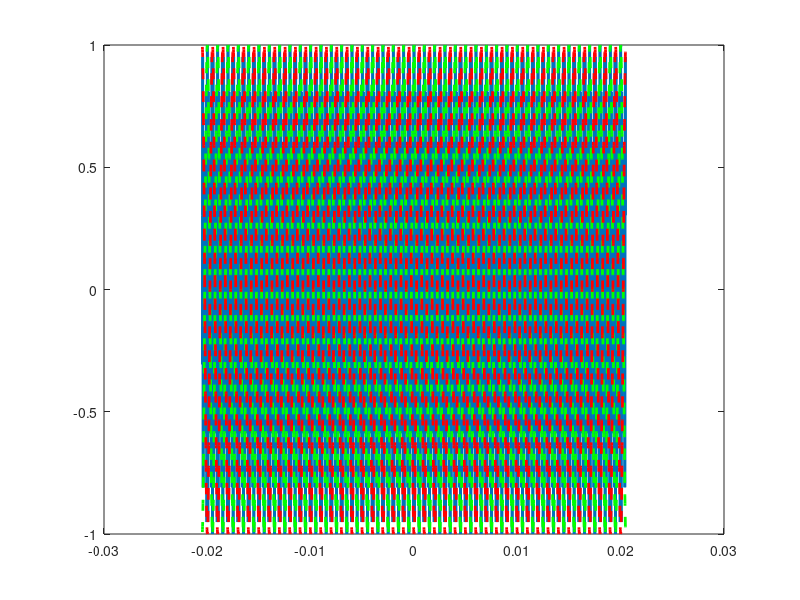

Recreate this plot in MATLAB. (Note: this script raises an error after producing the figure.)
clear
hold off
format long e
N = 4096; %No. of FFT samples
sampling_rate = 100.0e3; %unit Hz
tstep = 1/sampling_rate;
tmax = N*tstep/2;

tmin = -tmax;
tt = tmin:tstep:tmax-tstep;
fmax = sampling_rate/2; 
fmin = -fmax;
fstep = (fmax-fmin)/N;
freq = fmin:fstep:fmax-fstep;

% message signal m(t)
fm = 1e3;
Am = 1;
mt = Am * cos(2*pi*fm*tt);
% carrier signal c(t)
fc = 10e3;
Ac = 1;
ct =  Ac * cos(2*pi*fc*tt);
% dsb-sc signal s(t)
st = mt.*ct;

%% Plot DSB-SC Signal in Time Domain
dsbsc_time = figure(1);
time_dom = plot(tt, st, 'LineWidth', 2);
hold on
pos_env = plot(tt,mt,'Color','g','LineStyle','--','LineWidth',2);
neg_env = plot(tt,-mt,'Color','r','LineStyle','--','LineWidth',2);
hold off

% plots phase reversals based on message signal
% function defined at bottom of script
phase_Reversal(tt, tstep, mt, 10/fc, -10/fc);

time_dom_ax = gca;
set(time_dom_ax,'Fontsize',16);
xlabel('Time (s)','FontWeight','bold','Fontsize',16);
ylabel('DSB-SC Signal s(t) (V)','FontWeight','bold','Fontsize',16);
title('DSB-SC Modulated Wave: Time domain');
axis([-10/fc 10/fc min(st) max(st)]);
legend('DSB-SC Signal', 'Positive Envelope', 'Negative Envelope', 'Phase Reversal');
dsbsc_time.WindowState = 'maximized';
export_dest = "../Report/Figures/dsbsc_time.png";
exportgraphics(dsbsc_time, export_dest);

%% Plot DSB-SC in Frequency Domain (Magnitude Spectrum)
Sf = fftshift(fft(fftshift(st)))/(2*fmax);
dsbsc_freq = figure(2);
freq_dom = plot(freq,abs(Sf),'LineWidth',2);
freq_dom_ax = gca;
set(freq_dom_ax,'Fontsize',16);
xlabel('Frequency (Hz)','FontWeight','bold','Fontsize',16);
ylabel('|S(f)|','FontWeight','bold','Fontsize',16);
title('Spectrum of the DSB-SC wave S(f)');
axis ([-30e3 30e3 0 max(abs(Sf))]);
dsbsc_freq.WindowState = 'maximized';
export_dest = "../Report/Figures/dsbsc_freq.png";
exportgraphics(dsbsc_freq, export_dest);

%% DSB-SC Demodulation
thet = 0;
lo = cos(2*pi*fc*tt + thet);
st1 = st .* lo;

%% Plot Remodulated Signal in Time Domain
dsbsc_remod_time = figure(3);
time_dom = plot(tt, st1, 'LineWidth', 2);
time_dom_ax = gca;
set(time_dom_ax,'Fontsize',16);
xlabel('Time (s)','FontWeight','bold','Fontsize',16);
ylabel('\boldmath$\hat{s}$\textbf{(t) (V)}','interpreter','latex','FontWeight','bold','Fontsize',16);
title('DSB-SC Remodulated Wave: Time domain');
axis([-10/fc 10/fc min(st) max(st)]);
dsbsc_remod_time.WindowState = 'maximized';
export_dest = "../Report/Figures/dsbsc_remod_time.png";
exportgraphics(dsbsc_remod_time, export_dest);

%% Plot Remodulated Signal in Frequency Domain (Magnitude Spectrum)
Sf1 = fftshift(fft(fftshift(st1)))/(2*fmax);
dsbsc_remod_freq = figure(4);
freq_dom = plot(freq,abs(Sf1),'LineWidth',2);
freq_dom_ax = gca;
set(freq_dom_ax,'Fontsize',16)
xlabel('Frequency (Hz)','FontWeight','bold','Fontsize',16);
ylabel('\boldmath$|S(f)|$','FontWeight','bold','Fontsize',16,'interpreter','latex');
title('Spectrum S hat(f)');
axis ([-50e3 50e3 0 max(abs(Sf1))]);
dsbsc_remod_freq.WindowState = 'maximized';
export_dest = "../Report/Figures/dsbsc_remod_freq.png";
exportgraphics(dsbsc_remod_freq, export_dest);

% Low pass filtering
% function defined at end
% 2nd argument is theta (0 for i, pi/2 for ii, pi/4 for iii)
lpf_signal(st, 0, freq, fmax, mt, tt, fc, 5);
lpf_signal(st, pi/2, freq, fmax, mt, tt, fc, 6);
lpf_signal(st, pi/4, freq, fmax, mt, tt, fc, 7);

function Hf = ideal_lpf(f_cutoff, freq)
    %ideal low pass filter
    n=1;
    for f = freq
        if abs(f) < f_cutoff
            Hf(n) = 1;
        else
            Hf(n) = 0;
        end
    n=n+1;
    end
end

function lpf_signal(st, theta, freq, fmax, mt, tt, fc, fig_num)
    % Plots LPF Output for Signals w/ Given Theta (3.1c)
    f_cutoff = 1.5e3;
    Hf = ideal_lpf(f_cutoff, freq);
    thet = theta;
    lo = cos(2*pi*fc*tt + thet);
    st1 = st .* lo;
    Sf1 = fftshift(fft(fftshift(st1)))/(2*fmax);
    Mf1 = Sf1 .* Hf;
    mt1 = 2*fmax*fftshift(ifft(fftshift(Mf1)));
    
    fig = figure(fig_num);
    plt = plot(tt,mt1,'r',tt,mt*0.5,'g--','LineWidth',2);
    ax = gca;
    set(ax,'Fontsize',16)
    xlabel('Time (s)','FontWeight','bold','Fontsize',16);
    ylabel('m hat(t) (V)','FontWeight','bold','Fontsize',16);
    title('Output of low pass filter, m hat(t) : Time domain');
    axis([-0.01 0.01 min(mt*0.5) max(mt*0.5)])
    legend('LPF output', 'Message Signal');
    fig.WindowState = 'maximized';
    export_dest = "../Report/Figures/dsbsc_remod_lpf_theta_" + num2str(thet) + ".png";
    exportgraphics(fig, export_dest);
end

function phase_Reversal(tt, tstep, mt, plot_max, plot_min)
    % plot phase reversals based on zeros in message signal
    % zci = @(v) find(v(:).*circshift(v(:), [-1 0]) <= 0); % find zeros
    zci = @(v) find(diff(sign(v)));
    zst = zci(mt); % find zeros of message signal
    zst = tt(zst);
    for x = zst
        if (x > plot_min) && (x < plot_max)
            if (x > 0) 
                xline(x+tstep,'LineWidth',2,'LineStyle',':');
            else
                xline(x,'LineWidth',2,'LineStyle',':');
            end
        end
    end
end